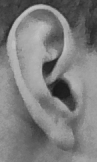
//> input picture ear1.png, 97 x 162 px
$ ./main   (built with g++ and OpenCV 4)
//> lines starting //> are read from the running program, lines starting //| are printed output that depends on the picture
### histogram.hpp
#ifndef HISTOGRAM_HPP_
#define HISTOGRAM_HPP_

//! \author philipp <bytefish[at]gmx[dot]de>
//! \copyright BSD, see LICENSE.

//#include <cv.h>
#include <opencv2/core/core.hpp>

#include <limits>

using namespace cv;
using namespace std;

namespace lbp {

// templated functions
template <typename _Tp>
void histogram_(const Mat& src, Mat& hist, int numPatterns);

template <typename _Tp>
double chi_square_(const Mat& histogram0, const Mat& histogram1);

// non-templated functions
void spatial_histogram(const Mat& src, Mat& spatialhist, int numPatterns, const Size& window, int overlap=0);

// wrapper functions
void spatial_histogram(const Mat& src, Mat& spatialhist, int numPatterns, int gridx=8, int gridy=8, int overlap=0);
void histogram(const Mat& src, Mat& hist, int numPatterns);
double chi_square(const Mat& histogram0, const Mat& histogram1);

// Mat return type functions
Mat histogram(const Mat& src, int numPatterns);
Mat spatial_histogram(const Mat& src, int numPatterns, const Size& window, int overlap=0);
Mat spatial_histogram(const Mat& src, int numPatterns, int gridx=8, int gridy=8, int overlap=0);
}
#endif

### lbp.hpp

#ifndef LBP_HPP_
#define LBP_HPP_

//! \author philipp <bytefish[at]gmx[dot]de>
//! \copyright BSD, see LICENSE.

//#include <cv.h>
#include <opencv2/core/core.hpp>

#include <limits>

using namespace cv;
using namespace std;

namespace lbp {

// templated functions
template <typename _Tp>
void OLBP_(const cv::Mat& src, cv::Mat& dst);

template <typename _Tp>
void ELBP_(const cv::Mat& src, cv::Mat& dst, int radius = 1, int neighbors = 8);

template <typename _Tp>
void VARLBP_(const cv::Mat& src, cv::Mat& dst, int radius = 1, int neighbors = 8);

// wrapper functions
void OLBP(const Mat& src, Mat& dst);
void ELBP(const Mat& src, Mat& dst, int radius = 1, int neighbors = 8);
void VARLBP(const Mat& src, Mat& dst, int radius = 1, int neighbors = 8);

// Mat return type functions
Mat OLBP(const Mat& src);
Mat ELBP(const Mat& src, int radius = 1, int neighbors = 8);
Mat VARLBP(const Mat& src, int radius = 1, int neighbors = 8);

}
#endif

### histogram.cpp
#include "histogram.hpp"
#include <vector>

template <typename _Tp>
void lbp::histogram_(const Mat& src, Mat& hist, int numPatterns) {
	hist = Mat::zeros(1, numPatterns, CV_32SC1);
	for(int i = 0; i < src.rows; i++) {
		for(int j = 0; j < src.cols; j++) {
			int bin = src.at<_Tp>(i,j);
			hist.at<int>(0,bin) += 1;
		}
	}
}

template <typename _Tp>
double lbp::chi_square_(const Mat& histogram0, const Mat& histogram1) {
	if(histogram0.type() != histogram1.type())
			CV_Error(CV_StsBadArg, "Histograms must be of equal type.");
	if(histogram0.rows != 1 || histogram0.rows != histogram1.rows || histogram0.cols != histogram1.cols)
			CV_Error(CV_StsBadArg, "Histograms must be of equal dimension.");
	double result = 0.0;
	for(int i=0; i < histogram0.cols; i++) {
		double a = histogram0.at<_Tp>(0,i) - histogram1.at<_Tp>(0,i);
		double b = histogram0.at<_Tp>(0,i) + histogram1.at<_Tp>(0,i);
		if(abs(b) > numeric_limits<double>::epsilon()) {
			result+=(a*a)/b;
		}
	}
	return result;
}


void lbp::spatial_histogram(const Mat& src, Mat& hist, int numPatterns, const Size& window, int overlap) {
	int width = src.cols;
	int height = src.rows;
	vector<Mat> histograms;
	for(int x=0; x < width - window.width; x+=(window.width-overlap)) {
		for(int y=0; y < height-window.height; y+=(window.height-overlap)) {
			Mat cell = Mat(src, Rect(x,y,window.width, window.height));
			histograms.push_back(histogram(cell, numPatterns));
		}
	}
	hist.create(1, histograms.size()*numPatterns, CV_32SC1);
	// i know this is a bit lame now... feel free to make this a bit more efficient...
	for(int histIdx=0; histIdx < histograms.size(); histIdx++) {
		for(int valIdx = 0; valIdx < numPatterns; valIdx++) {
			int y = histIdx*numPatterns+valIdx;
			hist.at<int>(0,y) = histograms[histIdx].at<int>(valIdx);
		}
	}
}

// wrappers
void lbp::histogram(const Mat& src, Mat& hist, int numPatterns) {
	switch(src.type()) {
		case CV_8SC1: histogram_<char>(src, hist, numPatterns); break;
		case CV_8UC1: histogram_<unsigned char>(src, hist, numPatterns); break;
		case CV_16SC1: histogram_<short>(src, hist, numPatterns); break;
		case CV_16UC1: histogram_<unsigned short>(src, hist, numPatterns); break;
		case CV_32SC1: histogram_<int>(src, hist, numPatterns); break;
	}
}

// [9 lines left out: function chi_square, not called in this run]

void lbp::spatial_histogram(const Mat& src, Mat& dst, int numPatterns, int gridx, int gridy, int overlap) {
	int width = static_cast<int>(floor(src.cols/gridx));
	int height = static_cast<int>(floor(src.rows / gridy));
	spatial_histogram(src, dst, numPatterns, Size_<int>(width, height), overlap);
}

// Mat return type functions
Mat lbp::histogram(const Mat& src, int numPatterns) {
	Mat hist;
	histogram(src, hist, numPatterns);
	return hist;
}


// [5 lines left out: function spatial_histogram, not called in this run]


Mat lbp::spatial_histogram(const Mat& src, int numPatterns, int gridx, int gridy, int overlap) {
	Mat hist;
	spatial_histogram(src, hist, numPatterns, gridx, gridy);
	return hist;
}

### lbp.cpp
#include "lbp.hpp"

using namespace cv;

template <typename _Tp>
// [18 lines left out: function OLBP_, not called in this run]

template <typename _Tp>
void lbp::ELBP_(const Mat& src, Mat& dst, int radius, int neighbors) {
	neighbors = max(min(neighbors,31),1); // set bounds...
	// Note: alternatively you can switch to the new OpenCV Mat_
	// type system to define an unsigned int matrix... I am probably
	// mistaken here, but I didn't see an unsigned int representation
	// in OpenCV's classic typesystem...
	dst = Mat::zeros(src.rows-2*radius, src.cols-2*radius, CV_32SC1);
	for(int n=0; n<neighbors; n++) {
		// sample points
		float x = static_cast<float>(radius) * cos(2.0*M_PI*n/static_cast<float>(neighbors));
		float y = static_cast<float>(radius) * -sin(2.0*M_PI*n/static_cast<float>(neighbors));
		// relative indices
		int fx = static_cast<int>(floor(x));
		int fy = static_cast<int>(floor(y));
		int cx = static_cast<int>(ceil(x));
		int cy = static_cast<int>(ceil(y));
		// fractional part
		float ty = y - fy;
		float tx = x - fx;
		// set interpolation weights
		float w1 = (1 - tx) * (1 - ty);
		float w2 =      tx  * (1 - ty);
		float w3 = (1 - tx) *      ty;
		float w4 =      tx  *      ty;
		// iterate through your data
		for(int i=radius; i < src.rows-radius;i++) {
			for(int j=radius;j < src.cols-radius;j++) {
				float t = w1*src.at<_Tp>(i+fy,j+fx) + w2*src.at<_Tp>(i+fy,j+cx) + w3*src.at<_Tp>(i+cy,j+fx) + w4*src.at<_Tp>(i+cy,j+cx);
				// we are dealing with floating point precision, so add some little tolerance
				dst.at<unsigned int>(i-radius,j-radius) += ((t > src.at<_Tp>(i,j)) && (abs(t-src.at<_Tp>(i,j)) > std::numeric_limits<float>::epsilon())) << n;
			}
		}
	}
}

template <typename _Tp>
// [54 lines left out: functions VARLBP_, OLBP, not called in this run]

void lbp::ELBP(const Mat& src, Mat& dst, int radius, int neighbors) {
	switch(src.type()) {
		case CV_8SC1: ELBP_<char>(src, dst, radius, neighbors); break;
		case CV_8UC1: ELBP_<unsigned char>(src, dst, radius, neighbors); break;
		case CV_16SC1: ELBP_<short>(src, dst, radius, neighbors); break;
		case CV_16UC1: ELBP_<unsigned short>(src, dst, radius, neighbors); break;
		case CV_32SC1: ELBP_<int>(src, dst, radius, neighbors); break;
		case CV_32FC1: ELBP_<float>(src, dst, radius, neighbors); break;
		case CV_64FC1: ELBP_<double>(src, dst, radius, neighbors); break;
	}
}

// [11 lines left out: function VARLBP, not called in this run]

// now the Mat return functions
Mat lbp::OLBP(const Mat& src) { Mat dst; OLBP(src, dst); return dst; }
Mat lbp::ELBP(const Mat& src, int radius, int neighbors) { Mat dst; ELBP(src, dst, radius, neighbors); return dst; }
Mat lbp::VARLBP(const Mat& src, int radius, int neighbors) { Mat dst; VARLBP(src, dst, radius, neighbors); return dst; }

### main.cpp
 #include "opencv2/highgui/highgui.hpp"
 #include "opencv2/core/core.hpp"
 #include "opencv2/imgproc/imgproc.hpp"
 #include "lbp.hpp"
 #include "histogram.hpp"

 #include <iostream>
 #include <cstdio>
 #include <vector>

 using namespace std;
 using namespace cv;
 using namespace lbp;

 int block = 5;

  int main(int argc, char** argv)
 {
     //ear2-4 7-9 png is from yogi
     //ear5-6 png is from lan
     Mat image_original = imread(argc == 2 ? argv[1] : "ear1.png", 1);
//> image_original is the input picture: 162 rows x 97 cols, CV_8UC3; min 23, max 198, mean 125.2
     // change input training picture
     Mat image_train = imread(argc == 2 ? argv[1] : "./ears/ear-train2-left.png", CV_LOAD_IMAGE_GRAYSCALE);
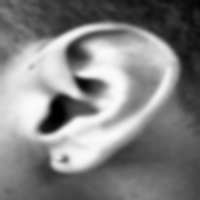
//> input picture ears/ear-train2-left.png, 200 x 200 px
//> image_train is the input picture: 200 rows x 200 cols, CV_8UC1; min 0, max 250, mean 130.8
     Mat image_adam = imread(argc == 2 ? argv[1] : "./moreears/ear-adamb-left.png", CV_LOAD_IMAGE_GRAYSCALE);
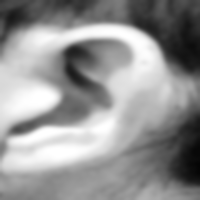
//> input picture moreears/ear-adamb-left.png, 200 x 200 px
//> image_adam is the input picture: 200 rows x 200 cols, CV_8UC1; min 5, max 255, mean 147.4
     Mat image_yogi = imread(argc == 2 ? argv[1] : "./moreears/ear-yogib-left.png", CV_LOAD_IMAGE_GRAYSCALE);
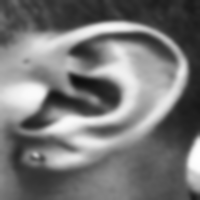
//> input picture moreears/ear-yogib-left.png, 200 x 200 px
//> image_yogi is the input picture: 200 rows x 200 cols, CV_8UC1; min 12, max 255, mean 118.7
     Mat image_lan = imread(argc == 2 ? argv[1] : "./moreears/ear-lanb-left.png", CV_LOAD_IMAGE_GRAYSCALE);
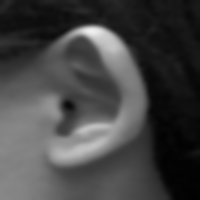
//> input picture moreears/ear-lanb-left.png, 200 x 200 px
//> image_lan is the input picture: 200 rows x 200 cols, CV_8UC1; min 1, max 239, mean 68

     Mat lbp_train = ELBP(image_train,2,16);
     Mat lbp_adam = ELBP(image_adam,2,16);
//> call 2 of ELBP_, with radius = 2, neighbors = 16
//> after the loop in ELBP_ (call 2), `for(int n=0; n<neighbors; n++)`:
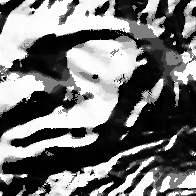
//> dst: 196 rows x 196 cols, CV_32SC1; min 0, max 65535, mean 29598.7; drawn with min black and max white
     Mat lbp_yogi = ELBP(image_yogi,2,16);
//> call 3 of ELBP_, with radius = 2, neighbors = 16
//> after the loop in ELBP_ (call 3), `for(int n=0; n<neighbors; n++)`:
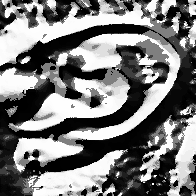
//> dst: 196 rows x 196 cols, CV_32SC1; min 0, max 65535, mean 31761.5; drawn with min black and max white
     Mat lbp_lan = ELBP(image_lan,2,16);
//> call 4 of ELBP_, with radius = 2, neighbors = 16
//> after the loop in ELBP_ (call 4), `for(int n=0; n<neighbors; n++)`:
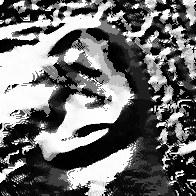
//> dst: 196 rows x 196 cols, CV_32SC1; min 0, max 65535, mean 28369.1; drawn with min black and max white

    Mat stats_train = spatial_histogram(lbp_train, 65536);
//> the loop in spatial_histogram, `for(int x=0; x < width - window.width; x+=(window.width-overlap))` made 8 passes
//> the loop in spatial_histogram, `for(int histIdx=0; histIdx < histograms.size(); histIdx++)` made 64 passes
    Mat stats_adam = spatial_histogram(lbp_adam, 65536);
//> the loop in spatial_histogram (call 2), `for(int x=0; x < width - window.width; x+=(window.width-overlap))` made 8 passes
//> the loop in spatial_histogram (call 2), `for(int histIdx=0; histIdx < histograms.size(); histIdx++)` made 64 passes
    Mat stats_yogi = spatial_histogram(lbp_yogi, 65536);
    Mat stats_lan = spatial_histogram(lbp_lan, 65536);

    double result_adam = chi_square_<unsigned short>(stats_train,stats_adam);
//> the loop in chi_square_, `for(int i=0; i < histogram0.cols; i++)` made 4194304 passes
//> (a, b, result) on passes 1, 7, 15, 49, 63, 113, 121, 125, 127, 193, 225, 241: (-5, 21, 1.19), (1, 1, 2.19), (-1, 1, 3.19), (1, 1, 4.19), (1, 1, 5.19), (1, 1, 6.19), (2, 2, 8.19), (1, 3, 8.52), (-2, 2, 10.52), (5, 5, 15.52), (1, 1, 16.52), (6, 6, 22.52)
//> (a, b) on passes 2, 3, 4, 5, 6, 8: (0, 0), (0, 0), (0, 0), (0, 0), (0, 0), (0, 0)
//> after the loop in chi_square_, `for(int i=0; i < histogram0.cols; i++)`: result = 21297.4
//> result_adam = 21297.4
    printf("adam: %f\n",result_adam);
//| adam: 21297.380095
    double result_yogi = chi_square_<unsigned short>(stats_train,stats_yogi);
//> the loop in chi_square_ (call 2), `for(int i=0; i < histogram0.cols; i++)` made 4194304 passes
//> (a, b, result) on passes 1, 7, 49, 63, 113, 121, 125, 127, 193, 225, 241, 249: (-1, 17, 0.0588), (1, 1, 1.06), (1, 1, 2.06), (0, 2, 2.06), (1, 1, 3.06), (1, 3, 3.39), (2, 2, 5.39), (-6, 6, 11.39), (5, 5, 16.39), (0, 2, 16.39), (5, 7, 19.96), (-1, 3, 20.3)
//> result_yogi = 18112.3
    printf("yogi: %f\n",result_yogi);
//| yogi: 18112.277141
    double result_lan = chi_square_<unsigned short>(stats_train,stats_lan);
    printf("lan: %f\n",result_lan);
//| lan: 20657.416180

     waitKey(0);
     return 0;

     // [36 lines of commented-out code are left out]


 }
